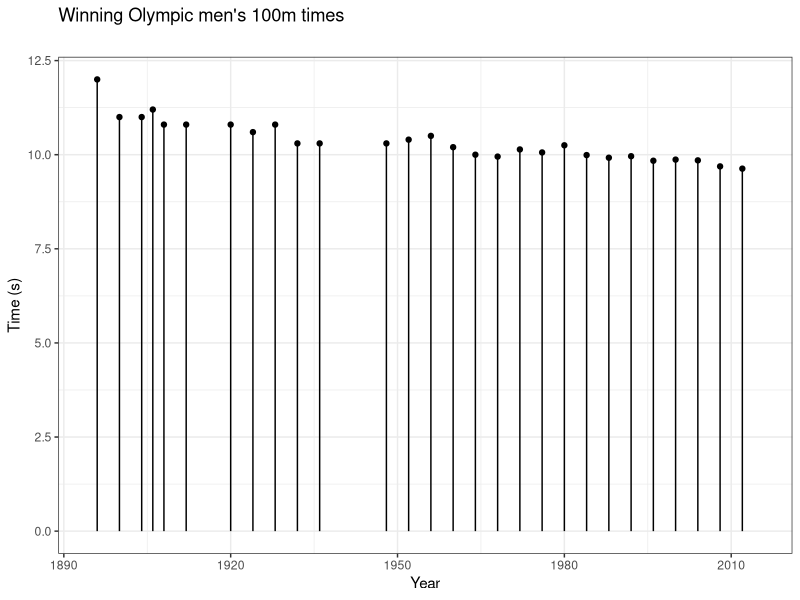
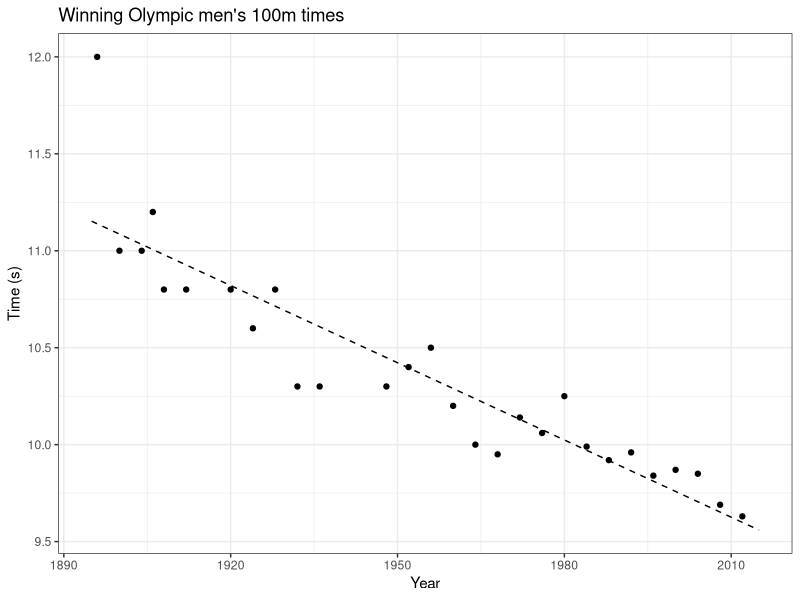
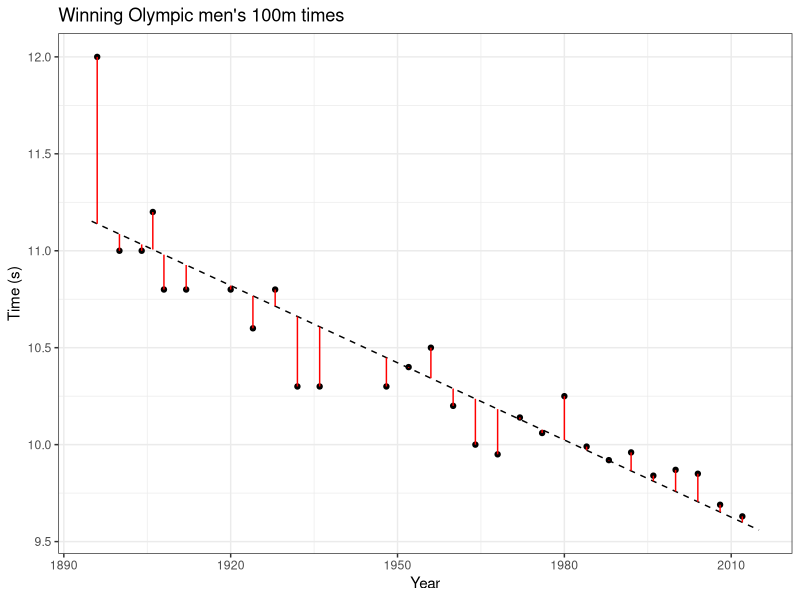
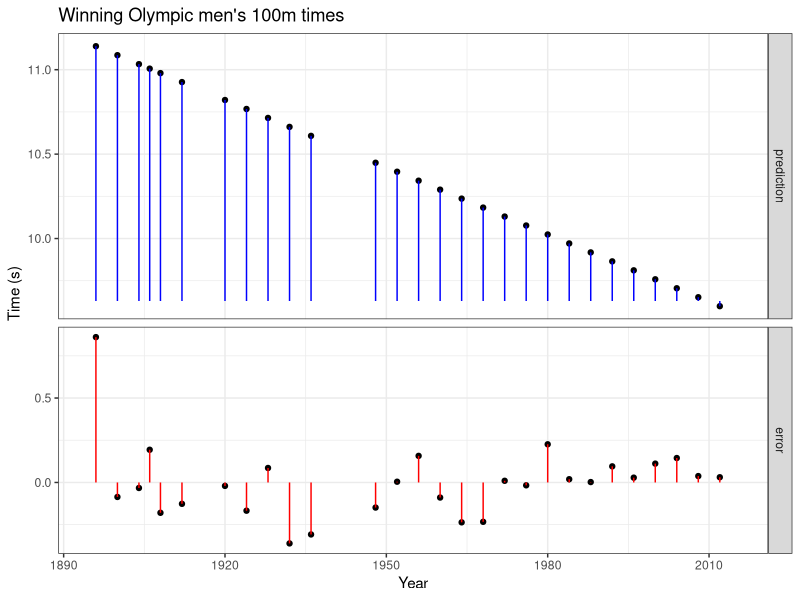
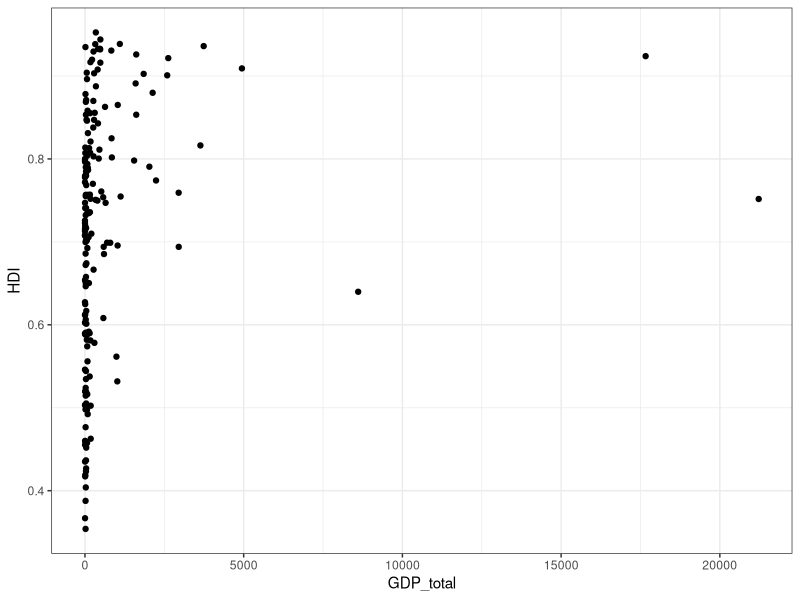
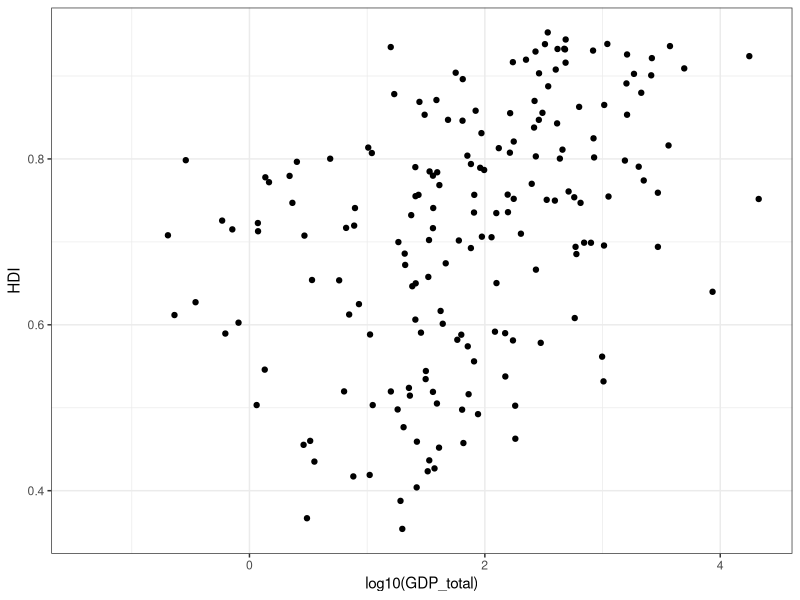
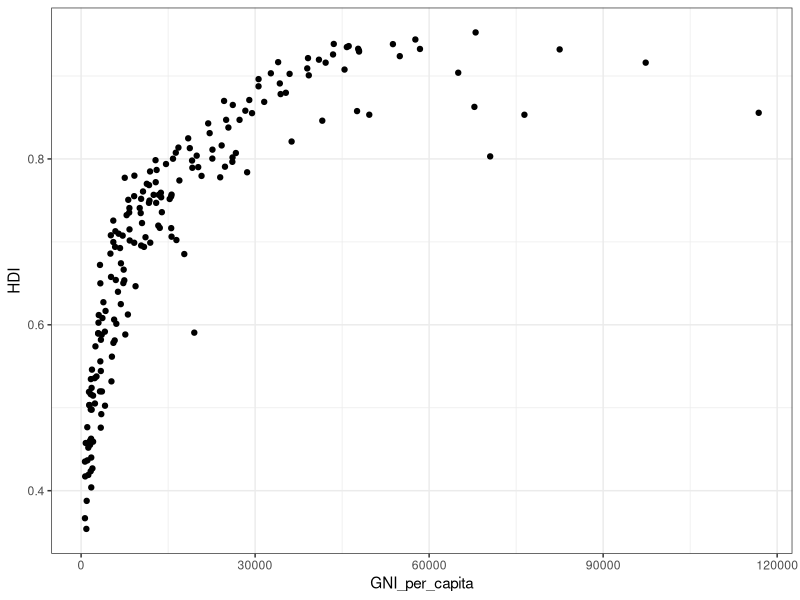
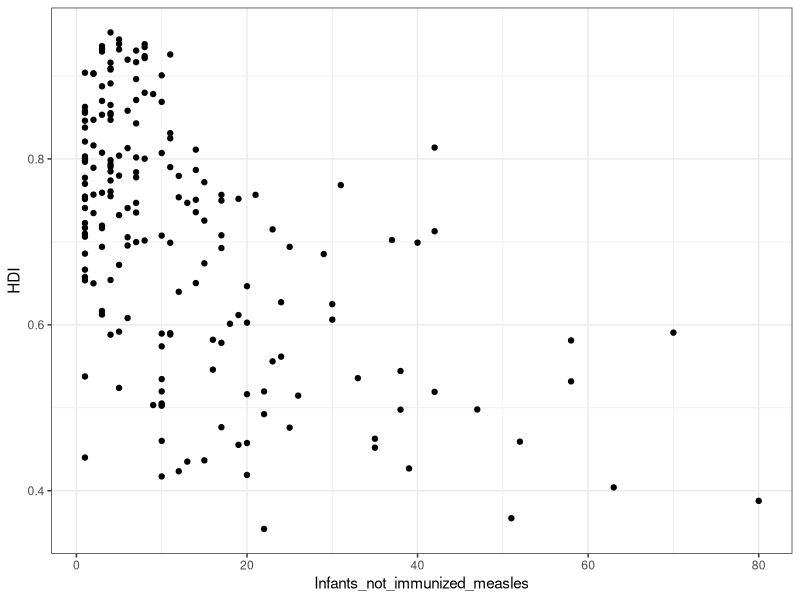

Generate these figures, in order, with R:
## ---- chunk 1
knitr::opts_chunk$set(echo = TRUE)

library(tidyverse)
theme_set(theme_bw())
## ---- chunk 2
olympic100m <- read_csv("materials/labs/linear_regression/data100m.csv", col_names = c("year", "time"), col_types = "dd") %>%
  mutate(type = "data")
model <- lm(time ~ year, data = olympic100m)
pred <- tibble(year = seq(1895, 2015, .5)) %>%
  mutate(time = predict(model, newdata = .),
         type = "prediction") %>%
  bind_rows(olympic100m) %>%
  arrange(year) %>%
  spread(key = type, value = time) %>%
  mutate(error = data - prediction)
## ---- chunk 3
ggplot(olympic100m, aes(x = year, y = time, xend = year, yend = 0)) + 
  geom_point() + 
  geom_segment() + 
  xlim(c(1895, 2015)) + 
  xlab("Year") + ylab("Time (s)") + ggtitle("Winning Olympic men's 100m times", subtitle = " ")
## ---- chunk 4
ggplot(pred, aes(x = year)) + 
  geom_point(aes(y = data)) + 
  geom_line(aes(y = prediction), linetype = "dashed") + 
  xlim(c(1895, 2015)) + 
  xlab("Year") + ylab("Time (s)") + ggtitle("Winning Olympic men's 100m times")
## ---- chunk 5
ggplot(pred, aes(x = year)) + 
  geom_point(aes(y = data)) + 
  geom_line(aes(y = prediction), linetype = "dashed") + 
  xlim(c(1895, 2015)) + 
  geom_segment(aes(x = year, xend = year, y = data, yend = prediction), color = "red") + 
  xlab("Year") + ylab("Time (s)") + ggtitle("Winning Olympic men's 100m times")
## ---- chunk 6
pred2 <- pred %>%
  select(year, data = data, prediction, error = error) %>%
  filter(!is.na(data)) %>%
  gather(key = "variation", value = "value", -data, -year) %>%
  mutate(variation = factor(variation, c("prediction", "error")),
         endpoint = ifelse(variation == "prediction", min(data), 0))
  
ggplot(pred2, aes(x = year, y = value, xend = year, yend = endpoint)) + 
  geom_point() + 
  geom_segment(aes(color = variation)) + 
  facet_grid(variation~., space = "free_y", scales = "free") +  
  scale_color_manual("Variation", values = c("error" = "red", "prediction" = "blue"), guide = F) + 
  xlim(c(1895, 2015)) + 
  xlab("Year") + 
  scale_y_continuous("Time (s)", breaks = seq(-0.5, 12, 0.5)) + 
  ggtitle("Winning Olympic men's 100m times")
## ---- chunk 7
library(tidyverse)

hdi_2017 <- read_csv("2017_Human_Dev_Index.csv") %>%
  rename("GDP_total" = "Gross domestic product, total (2011 PPP $ billions)",
         "GNI_per_capita" = "Gross national income per capita (2011 PPP $)", 
         "HDI" = "Human Development Index",
         "Infants_not_immunized_measles" = "Infants lacking immunization, measles (% of one-year-olds)", 
         "Adolescent birth rate" = "Adolescent birth rate (births per 1,000 women ages 15-19)") %>%
  select(year, -country_code, Country = country_name, HDI, GDP_total, GNI_per_capita, everything())

## ---- chunk 8

ggplot(hdi_2017) + 
  geom_point(aes(x = GDP_total, y = HDI)) # highly skewed

ggplot(hdi_2017) + 
  geom_point(aes(x = log10(GDP_total), y = HDI))

ggplot(hdi_2017) + 
  geom_point(aes(x = GNI_per_capita, y = HDI))

ggplot(hdi_2017) + 
  geom_point(aes(x = Infants_not_immunized_measles, y = HDI))

ggplot(hdi_2017) + 
  geom_point(aes(x = `Mean years of schooling`, y = HDI))

ggplot(hdi_2017) + 
  geom_point(aes(x = `Life expectancy at birth`, y = HDI))

ggplot(hdi_2017) + 
  geom_point(aes(x = `Gender Development Index`, y = HDI))

ggplot(hdi_2017) + 
  geom_point(aes(x = `Gender Inequality Index`, y = HDI))

ggplot(hdi_2017) + 
  geom_point(aes(x = `Education index`, y = HDI))
